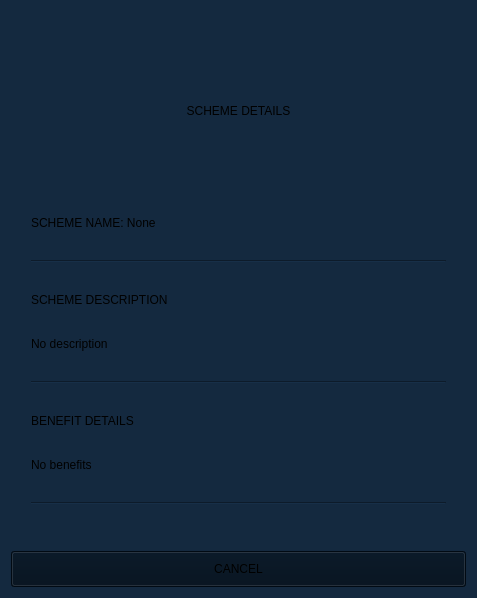
<?xml version="1.0" encoding="UTF-8"?>
<ui version="4.0">
 <class>Form</class>
 <widget class="QWidget" name="Form">
  <property name="geometry">
   <rect>
    <x>0</x>
    <y>0</y>
    <width>477</width>
    <height>598</height>
   </rect>
  </property>
  <property name="minimumSize">
   <size>
    <width>477</width>
    <height>598</height>
   </size>
  </property>
  <property name="maximumSize">
   <size>
    <width>477</width>
    <height>598</height>
   </size>
  </property>
  <property name="windowTitle">
   <string>Form</string>
  </property>
  <property name="styleSheet">
   <string notr="true">QWidget{
	font: 600 12pt &quot;Segoe UI&quot;;
	background-color: rgb(20, 41, 63);
}
QPushButton{
	background-color: rgb(1, 14, 27);
	padding:10px;
}
</string>
  </property>
  <layout class="QVBoxLayout" name="verticalLayout_4">
   <item>
    <widget class="QLabel" name="label">
     <property name="styleSheet">
      <string notr="true">font: 600 14pt &quot;Segoe UI&quot;;
margin-top:20px;</string>
     </property>
     <property name="text">
      <string>SCHEME DETAILS</string>
     </property>
     <property name="alignment">
      <set>Qt::AlignmentFlag::AlignCenter</set>
     </property>
    </widget>
   </item>
   <item>
    <layout class="QVBoxLayout" name="verticalLayout_3">
     <property name="spacing">
      <number>30</number>
     </property>
     <property name="leftMargin">
      <number>20</number>
     </property>
     <property name="topMargin">
      <number>20</number>
     </property>
     <property name="rightMargin">
      <number>20</number>
     </property>
     <property name="bottomMargin">
      <number>40</number>
     </property>
     <item>
      <widget class="QLabel" name="schemeNameLabel">
       <property name="text">
        <string>SCHEME NAME: None</string>
       </property>
      </widget>
     </item>
     <item>
      <widget class="Line" name="line">
       <property name="orientation">
        <enum>Qt::Orientation::Horizontal</enum>
       </property>
      </widget>
     </item>
     <item>
      <layout class="QVBoxLayout" name="verticalLayout">
       <item>
        <widget class="QLabel" name="label_3">
         <property name="text">
          <string>SCHEME DESCRIPTION</string>
         </property>
        </widget>
       </item>
       <item>
        <widget class="QLabel" name="schemeDescriptionLabel">
         <property name="text">
          <string>No description</string>
         </property>
         <property name="wordWrap">
          <bool>true</bool>
         </property>
        </widget>
       </item>
      </layout>
     </item>
     <item>
      <widget class="Line" name="line_3">
       <property name="orientation">
        <enum>Qt::Orientation::Horizontal</enum>
       </property>
      </widget>
     </item>
     <item>
      <layout class="QVBoxLayout" name="verticalLayout_2">
       <item>
        <widget class="QLabel" name="label_4">
         <property name="text">
          <string>BENEFIT DETAILS</string>
         </property>
        </widget>
       </item>
       <item>
        <widget class="QLabel" name="benefitDetailsLabel">
         <property name="text">
          <string>No benefits</string>
         </property>
         <property name="wordWrap">
          <bool>true</bool>
         </property>
        </widget>
       </item>
      </layout>
     </item>
     <item>
      <widget class="Line" name="line_4">
       <property name="orientation">
        <enum>Qt::Orientation::Horizontal</enum>
       </property>
      </widget>
     </item>
    </layout>
   </item>
   <item>
    <widget class="QPushButton" name="cancelBtn">
     <property name="cursor">
      <cursorShape>PointingHandCursor</cursorShape>
     </property>
     <property name="text">
      <string>CANCEL</string>
     </property>
    </widget>
   </item>
  </layout>
 </widget>
 <resources/>
 <connections/>
</ui>
